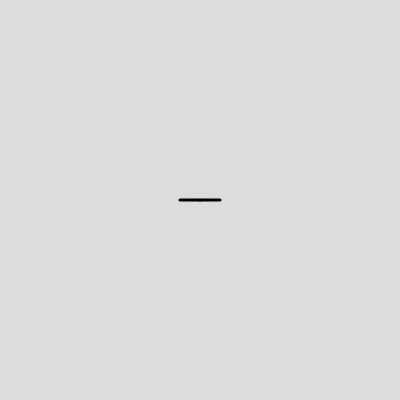
Frame 1 (no input)
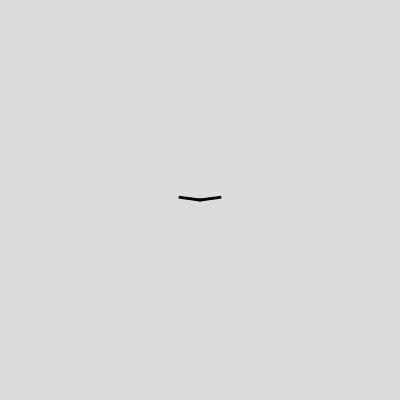
Frame 60 (no input)
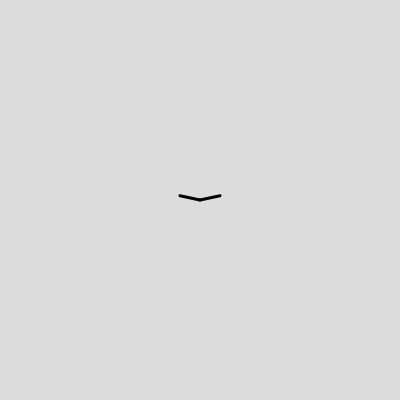
Frame 120 (the mouse pressed at the canvas centre since frame 60)

The p5.js sketch that drew these frames (run headless with seeded random() and noise() and a simulated clock; from frame 60 on, the mouse is pressed at the canvas centre):

// p5.js sketch
// ── sketch.js
let angle = 0;
let speed = 0.1;
let l_wing_y_pos;
let r_wing_y_pos;
let wing_amplitude = 7;

function setup() {
  createCanvas(400, 400);
  angleMode(RADIANS);
  strokeWeight(3);
}

function draw() {
  background(220);

  r_wing_y_pos = sin(angle) * wing_amplitude + 200;
  l_wing_y_pos = sin(angle) * wing_amplitude + 200;

  // point(180, l_wing_y_pos);
  // point(200, 200);
  // point(220, r_wing_y_pos);

  line(200, 200, 180, l_wing_y_pos);
  line(200, 200, 220, r_wing_y_pos);

  angle += speed;

  // textSize(30);
  // text('y_pos: ' + round(y_pos, 2), 40, height - 50);
}
